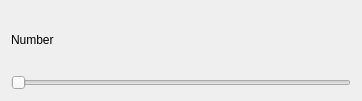
<?xml version="1.0" encoding="UTF-8"?>
<ui version="4.0">
 <class>Dialog</class>
 <widget class="QDialog" name="Dialog">
  <property name="geometry">
   <rect>
    <x>0</x>
    <y>0</y>
    <width>362</width>
    <height>101</height>
   </rect>
  </property>
  <property name="windowTitle">
   <string>Dialog</string>
  </property>
  <layout class="QVBoxLayout" name="verticalLayout">
   <item>
    <widget class="QLabel" name="label">
     <property name="text">
      <string>Number</string>
     </property>
    </widget>
   </item>
   <item>
    <widget class="QSlider" name="horizontalSlider">
     <property name="orientation">
      <enum>Qt::Horizontal</enum>
     </property>
    </widget>
   </item>
  </layout>
 </widget>
 <resources/>
 <connections/>
</ui>
